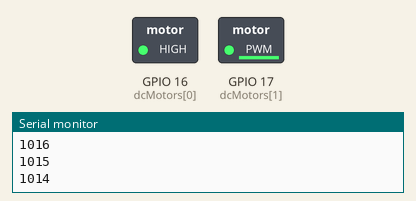
Recording of a sketch running on a simulated ESP32. Parts: switched loads named in the sketch (green lamp = pin HIGH), the last lines printed to the serial monitor.

Above: at 0.1 s.
At 5.1 s:
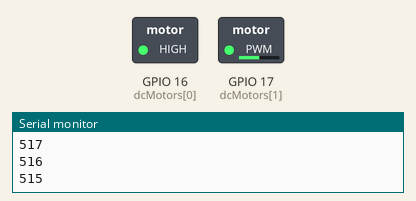
At 10.3 s:
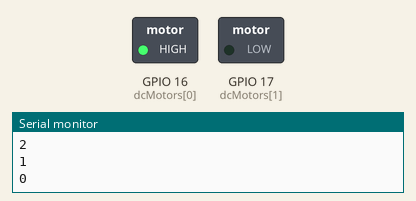
At 11.3 s:
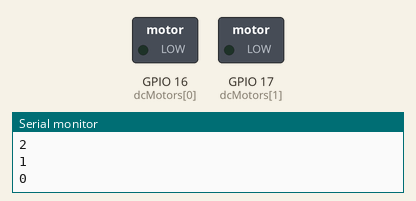
Timing chart, 0 to 12.8 s (numbered marks = the images above):
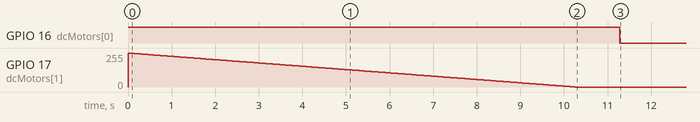

The sketch:

dc_motor_control.ino
```cpp
// 🔧 DCモーターを制御するためのArduinoスケッチ
// このコードは、PWM信号を使用してDCモーターの回転方向と速度を制御します。

#include "soc/soc.h"
#include "soc/rtc_cntl_reg.h"

const int dcMotors[] = {16,17};
const int mot_channels[] = {0};
const int mot_freq = 10000;
const int mot_res = 10;

void setup() {
  WRITE_PERI_REG(RTC_CNTL_BROWN_OUT_REG, 0);

  Serial.begin(115200);

  // init motor
  pinMode(dcMotors[0], OUTPUT);
  ledcAttachPin(dcMotors[1], mot_channels[0]);
  ledcSetup(mot_channels[0], mot_freq, mot_res);

  // go forward,
  digitalWrite(dcMotors[0], HIGH);

  // speed up
  for(int spd=1023;spd>=0;spd--) {
    Serial.println(spd);
    ledcWrite(mot_channels[0], spd);
    delay(10);
  }

  delay(1000);

  // stop motor
  digitalWrite(dcMotors[0], LOW);
  ledcWrite(mot_channels[0], 0);
}

void loop() {

}
```
